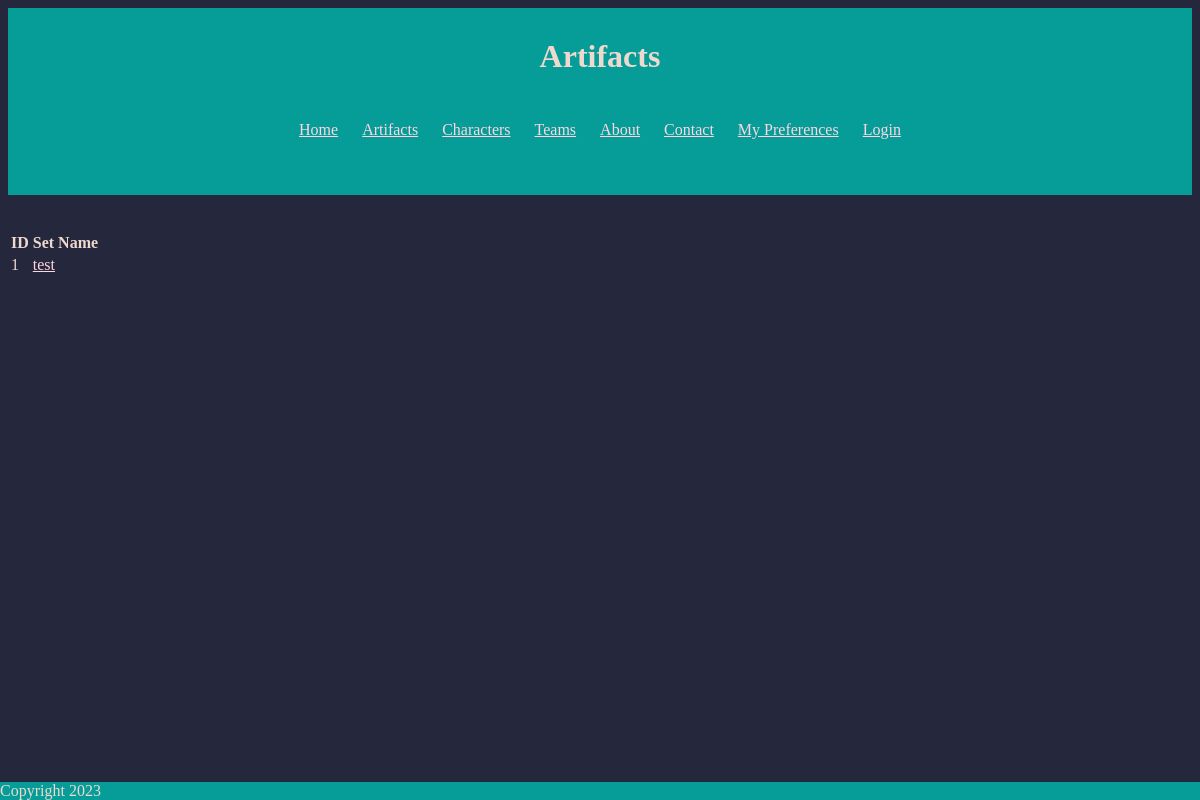
/ArtifactSets/ArtifactList.php, run on an earlier commit of the app's database.
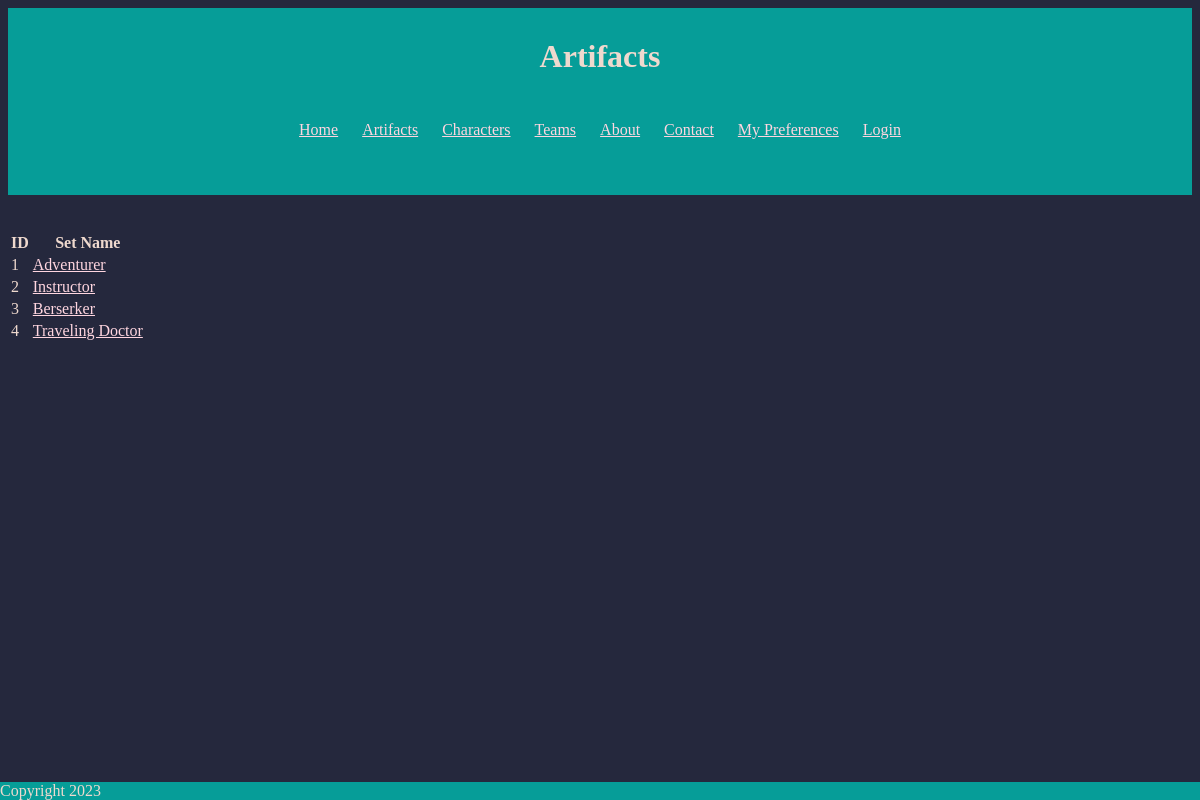
And on a later commit of the database.
### tables this page shows
CREATE TABLE IF NOT EXISTS ArtifactSets(
	ArtifactSetID int not null auto_increment primary key,
    ArtifactSetName varchar(50) not null,
    ImageId int,
    Info varchar(225),
	isActive tinyint default 1
);

### dbConnector.php (called while the page is built, shortened)
<?php
function GetArtifacts($dbConn)
{
    $query = "SELECT ArtifactSetID, ArtifactSetName FROM ArtifactSets WHERE isActive = 1 order by ArtifactSetID asc";
    return @mysqli_query($dbConn, $query);
}
?>

### ArtifactSets/ArtifactList.php (the view, shortened to what this page needs)
<?php
include_once "../MyHeader.php";
$artifacts = GetArtifacts($myDbConn);
?>
<table>
    <tr>
        <th>ID</th>
        <th>Set Name</th>
    </tr>
    <?php
    while ($data = mysqli_fetch_row($artifacts))
    {
        echo "<tr>
                <td>
                    " . $data[0] . "
                </td>
                <td>
                    <a href=\"Artifact.php?ArtifactID=" . $data[0] . "\" >
                        " . $data[1] . "
                    </a>
                </td>
            </tr>";
    }
    ?>
</table>
<?php
include_once "..\MyFooter.php";
?>

What changed in the data, as far as the page shows it:
changed artifactsets id 1: ArtifactSetName "test" → "Adventurer"
added artifactsets: ArtifactSetID "2", ArtifactSetName "Instructor"
added artifactsets: ArtifactSetID "3", ArtifactSetName "Berserker"
added artifactsets: ArtifactSetID "4", ArtifactSetName "Traveling Doctor"
